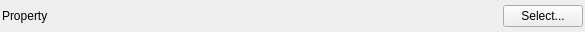
<?xml version="1.0" encoding="UTF-8"?>
<ui version="4.0">
 <class>MultiInputFileWidget</class>
 <widget class="QFrame" name="MultiInputFileWidget">
  <property name="geometry">
   <rect>
    <x>0</x>
    <y>0</y>
    <width>585</width>
    <height>32</height>
   </rect>
  </property>
  <layout class="QGridLayout" name="gridLayout">
   <property name="leftMargin">
    <number>2</number>
   </property>
   <property name="topMargin">
    <number>2</number>
   </property>
   <property name="rightMargin">
    <number>2</number>
   </property>
   <property name="bottomMargin">
    <number>2</number>
   </property>
   <property name="verticalSpacing">
    <number>2</number>
   </property>
   <item row="0" column="0">
    <widget class="QLabel" name="m_HumanLabel">
     <property name="sizePolicy">
      <sizepolicy hsizetype="Maximum" vsizetype="Preferred">
       <horstretch>0</horstretch>
       <verstretch>0</verstretch>
      </sizepolicy>
     </property>
     <property name="text">
      <string>Property</string>
     </property>
    </widget>
   </item>
   <item row="0" column="2">
    <widget class="QPushButton" name="selectBtn">
     <property name="text">
      <string>Select...</string>
     </property>
    </widget>
   </item>
   <item row="0" column="1">
    <widget class="SVSmallLabel" name="m_SummaryLabel">
     <property name="sizePolicy">
      <sizepolicy hsizetype="Expanding" vsizetype="Preferred">
       <horstretch>0</horstretch>
       <verstretch>0</verstretch>
      </sizepolicy>
     </property>
     <property name="font">
      <font>
       <italic>false</italic>
      </font>
     </property>
     <property name="text">
      <string/>
     </property>
     <property name="wordWrap">
      <bool>true</bool>
     </property>
     <property name="textInteractionFlags">
      <set>Qt::LinksAccessibleByMouse|Qt::TextSelectableByKeyboard|Qt::TextSelectableByMouse</set>
     </property>
    </widget>
   </item>
  </layout>
 </widget>
 <customwidgets>
  <customwidget>
   <class>SVSmallLabel</class>
   <extends>QLabel</extends>
   <header location="global">SVControlWidgets.h</header>
  </customwidget>
 </customwidgets>
 <resources>
  <include location="../../../../Resources/SIMPL.qrc"/>
 </resources>
 <connections/>
</ui>
